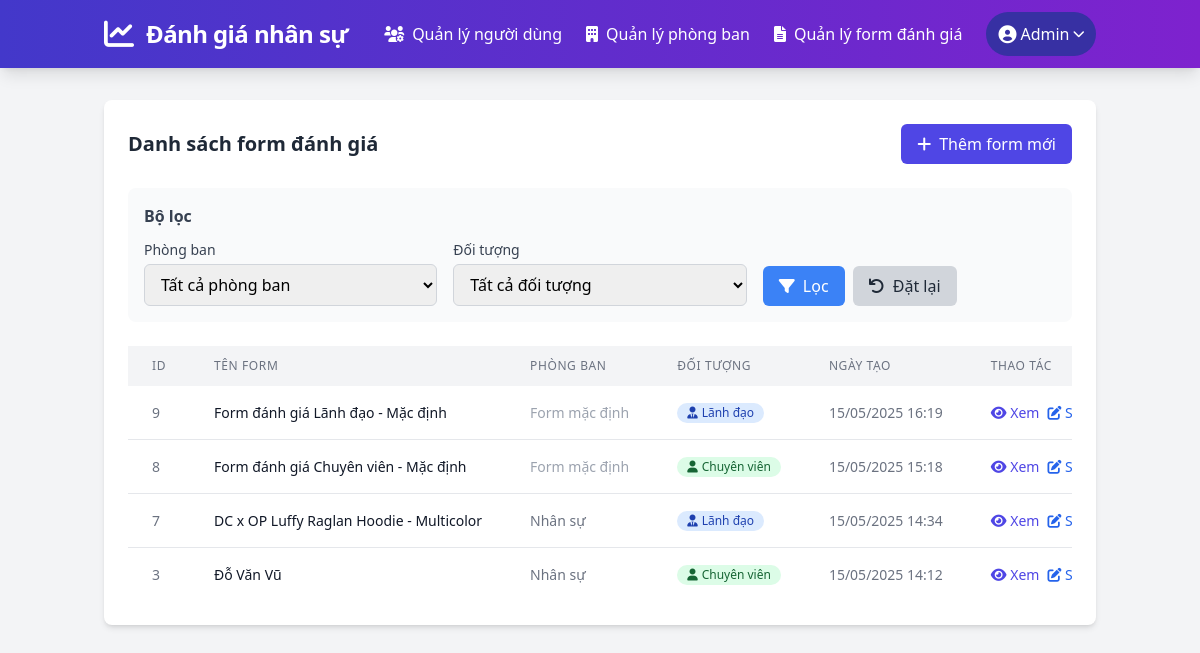
The page /admin/evaluation-forms (signed in) on the database its author committed.
### tables this page shows
CREATE TABLE `evaluation_forms` (
  `id` int NOT NULL,
  `name` varchar(255) NOT NULL COMMENT 'Tên form đánh giá',
  `department_id` int DEFAULT NULL COMMENT 'ID phòng ban (NULL nếu là form mặc định)',
  `form_type` varchar(20) NOT NULL DEFAULT 'nhan_vien' COMMENT 'Loại form (nhan_vien/lanh_dao)',
  `content` longtext NOT NULL COMMENT 'Nội dung form dạng JSON',
  `created_at` datetime NOT NULL DEFAULT CURRENT_TIMESTAMP,
  `updated_at` datetime DEFAULT NULL ON UPDATE CURRENT_TIMESTAMP
);

CREATE TABLE `departments` (
  `id` int NOT NULL,
  `name` varchar(100) NOT NULL,
  `description` text,
  `created_at` timestamp NULL DEFAULT CURRENT_TIMESTAMP
);

### app/controllers/EvaluationFormController.php (called while the page is built, shortened)
<?php
class EvaluationFormController extends \Core\Controller
{
    public function index()
    {
        $formModel = $this->model('EvaluationForm');
        $forms = $formModel->getAllForms();
        $departmentModel = $this->model('Department');
        $departments = $departmentModel->getAllDepartments();
        $data = [
            'title' => 'Quản lý form đánh giá',
            'forms' => $forms,
            'departments' => $departments
        ];
        $this->view('admin/evaluation_forms/index', $data);
    }
}

### index.php (called while the page is built, shortened)
<?php
require_once 'core/Autoloader.php';
require_once 'config/config.php';
$app = new \Core\App();

### core/Autoloader.php (called while the page is built, shortened)
<?php
spl_autoload_register(function ($class) {
    $path = str_replace('\\', '/', $class);
    if (strpos($path, 'App/') === 0) {
        $path = substr($path, 4);
        $path = 'app/' . $path . '.php';
    } elseif (strpos($path, 'Core/') === 0) {
        $path = substr($path, 5);
        $path = 'core/' . $path . '.php';
        if (file_exists($path)) {
            return true;
        }
    }
    return false;
});

### config/config.php (called while the page is built, shortened)
<?php
$config = [
    'db_host' => 'localhost',
    'db_name' => 'job_danh_gia_nhan_su',
    'db_user' => 'root',
    'db_pass' => '',
    'site_name' => 'Đánh giá nhân sự',
    'base_url' => 'http://localhost/dgns/',
    'debug' => true
];

### core/Model.php (called while the page is built, shortened)
<?php
class Model
{
    public function __construct()
    {
        global $config;
        try {
            $this->db = new \PDO(
                "mysql:host={$config['db_host']};dbname={$config['db_name']};charset=utf8",
                $config['db_user'],
                $config['db_pass'],
                [
                    \PDO::ATTR_ERRMODE => \PDO::ERRMODE_EXCEPTION,
                    \PDO::ATTR_DEFAULT_FETCH_MODE => \PDO::FETCH_ASSOC,
                    \PDO::ATTR_EMULATE_PREPARES => false
                ]
            );
        } catch (\PDOException $e) {
            die("Database connection failed: " . $e->getMessage());
        }
    }
}

### app/models/EvaluationForm.php (called while the page is built, shortened)
<?php
class EvaluationForm extends \Core\Model
{
    public function getAllForms()
    {
        $stmt = $this->db->query(
            "SELECT ef.*, d.name as department_name,
            CASE
                WHEN ef.form_type = 'lanh_dao' THEN 'Lãnh đạo'
                WHEN ef.form_type = 'nhan_vien' THEN 'Chuyên viên'
                ELSE ''
            END as form_type_name
            FROM evaluation_forms ef
            LEFT JOIN departments d ON ef.department_id = d.id
            ORDER BY ef.created_at DESC"
        );
        return $stmt->fetchAll();
    }
}

### app/views/admin/evaluation_forms/index.php (the view, shortened to what this page needs)
<div class="bg-white rounded-lg shadow-md p-6">
    <div class="flex justify-between items-center mb-6">
        <h2 class="text-xl font-semibold text-gray-800">Danh sách form đánh giá</h2>
        <a href="<?= $GLOBALS['config']['base_url'] ?>admin/evaluation-forms/create" class="bg-indigo-600 hover:bg-indigo-700 text-white font-medium py-2 px-4 rounded-md inline-flex items-center">
            <i class="fas fa-plus mr-2"></i>
            <span>Thêm form mới</span>
        </a>
    </div>
    <div class="bg-gray-50 p-4 rounded-lg mb-6">
        <h3 class="text-md font-semibold text-gray-700 mb-3">Bộ lọc</h3>
        <div class="grid grid-cols-1 md:grid-cols-3 gap-4">
            <div>
                <label for="filter_department" class="block text-sm font-medium text-gray-700 mb-1">Phòng ban</label>
                <select id="filter_department" class="w-full px-3 py-2 border border-gray-300 rounded-md focus:outline-none focus:ring-indigo-500 focus:border-indigo-500">
                    <option value="">Tất cả phòng ban</option>
                </select>
            </div>
            <div>
                <label for="filter_type" class="block text-sm font-medium text-gray-700 mb-1">Đối tượng</label>
                <select id="filter_type" class="w-full px-3 py-2 border border-gray-300 rounded-md focus:outline-none focus:ring-indigo-500 focus:border-indigo-500">
                    <option value="">Tất cả đối tượng</option>
                </select>
            </div>
            <div class="flex items-end">
                <button id="apply_filter" class="bg-blue-500 hover:bg-blue-600 text-white font-medium py-2 px-4 rounded-md">
                    <i class="fas fa-filter mr-1"></i> Lọc
                </button>
                <button id="reset_filter" class="ml-2 bg-gray-300 hover:bg-gray-400 text-gray-800 font-medium py-2 px-4 rounded-md">
                    <i class="fas fa-undo mr-1"></i> Đặt lại
                </button>
            </div>
        </div>
    </div>
    <?php if (empty($forms)): ?>
        <div class="bg-yellow-100 border-l-4 border-yellow-500 text-yellow-700 p-4">
            <p>Chưa có form đánh giá nào. Vui lòng thêm form mới.</p>
        </div>
    <?php else: ?>
        <div class="overflow-x-auto">
            <table class="min-w-full bg-white" id="forms-table">
                <thead class="bg-gray-100">
                    <tr>
                        <th scope="col" class="px-6 py-3 text-left text-xs font-medium text-gray-500 uppercase tracking-wider">ID</th>
                        <th scope="col" class="px-6 py-3 text-left text-xs font-medium text-gray-500 uppercase tracking-wider">Tên form</th>
                        <th scope="col" class="px-6 py-3 text-left text-xs font-medium text-gray-500 uppercase tracking-wider">Phòng ban</th>
                        <th scope="col" class="px-6 py-3 text-left text-xs font-medium text-gray-500 uppercase tracking-wider">Đối tượng</th>
                        <th scope="col" class="px-6 py-3 text-left text-xs font-medium text-gray-500 uppercase tracking-wider">Ngày tạo</th>
                        <th scope="col" class="px-6 py-3 text-left text-xs font-medium text-gray-500 uppercase tracking-wider">Thao tác</th>
                    </tr>
                </thead>
                <tbody class="divide-y divide-gray-200">
                    <?php foreach ($forms as $form): ?>
                        <tr class="form-row"
                            data-department="<?= $form['department_id'] ? $form['department_id'] : 'default' ?>"
                            data-type="<?= isset($form['form_type']) ? $form['form_type'] : '' ?>">
                            <td class="px-6 py-4 whitespace-nowrap text-sm text-gray-500">
                                <?= $form['id'] ?>
                            </td>
                            <td class="px-6 py-4 whitespace-nowrap text-sm font-medium text-gray-900">
                                <?= htmlspecialchars($form['name']) ?>
                            </td>
                            <td class="px-6 py-4 whitespace-nowrap text-sm text-gray-500">
                                <?= $form['department_name'] ? htmlspecialchars($form['department_name']) : '<span class="text-gray-400">Form mặc định</span>' ?>
                            </td>
                            <td class="px-6 py-4 whitespace-nowrap text-sm text-gray-500">
                                <?php if (isset($form['form_type']) && $form['form_type'] == 'lanh_dao'): ?>
                                    <span class="inline-flex items-center px-2.5 py-0.5 rounded-full text-xs font-medium bg-blue-100 text-blue-800">
                                        <i class="fas fa-user-tie mr-1"></i> Lãnh đạo
                                    </span>
                                <?php elseif (isset($form['form_type']) && $form['form_type'] == 'nhan_vien'): ?>
                                    <span class="inline-flex items-center px-2.5 py-0.5 rounded-full text-xs font-medium bg-green-100 text-green-800">
                                        <i class="fas fa-user mr-1"></i> Chuyên viên
                                    </span>
                                <?php else: ?>
                                    <span class="text-gray-400">Không xác định</span>
                                <?php endif; ?>
                            </td>
                            <td class="px-6 py-4 whitespace-nowrap text-sm text-gray-500">
                                <?= date('d/m/Y H:i', strtotime($form['created_at'])) ?>
                            </td>
                            <td class="px-6 py-4 whitespace-nowrap text-sm font-medium">
                                <div class="flex space-x-2">
                                    <a href="<?= $GLOBALS['config']['base_url'] ?>admin/evaluation-forms/preview/<?= $form['id'] ?>"
                                        class="text-indigo-600 hover:text-indigo-900">
                                        <i class="fas fa-eye"></i> Xem
                                    </a>
                                    <a href="<?= $GLOBALS['config']['base_url'] ?>admin/evaluation-forms/edit/<?= $form['id'] ?>"
                                        class="text-blue-600 hover:text-blue-900">
                                        <i class="fas fa-edit"></i> Sửa
                                    </a>
                                </div>
                            </td>
                        </tr>
                    <?php endforeach; ?>
                </tbody>
            </table>
        </div>
    <?php endif; ?>
</div>

### rows shown on the page
evaluation_forms: id "9", name "Form đánh giá Lãnh đạo - Mặc định", shows "Form mặc định", form_type "lanh_dao" (drawn), created_at "15/05/2025 16:19"
evaluation_forms: id "8", name "Form đánh giá Chuyên viên - Mặc định", shows "Form mặc định", form_type "nhan_vien" (drawn), created_at "15/05/2025 15:18"
evaluation_forms: id "7", name "DC x OP Luffy Raglan Hoodie - Multicolor", department.name "Nhân sự", form_type "lanh_dao" (drawn), created_at "15/05/2025 14:34"
evaluation_forms: id "3", name "Đỗ Văn Vũ", department.name "Nhân sự", form_type "nhan_vien" (drawn), created_at "15/05/2025 14:12"

### other values the page prints
$config['site_name'] "Đánh giá nhân sự"
$_SESSION['user']['name'] "Admin"
